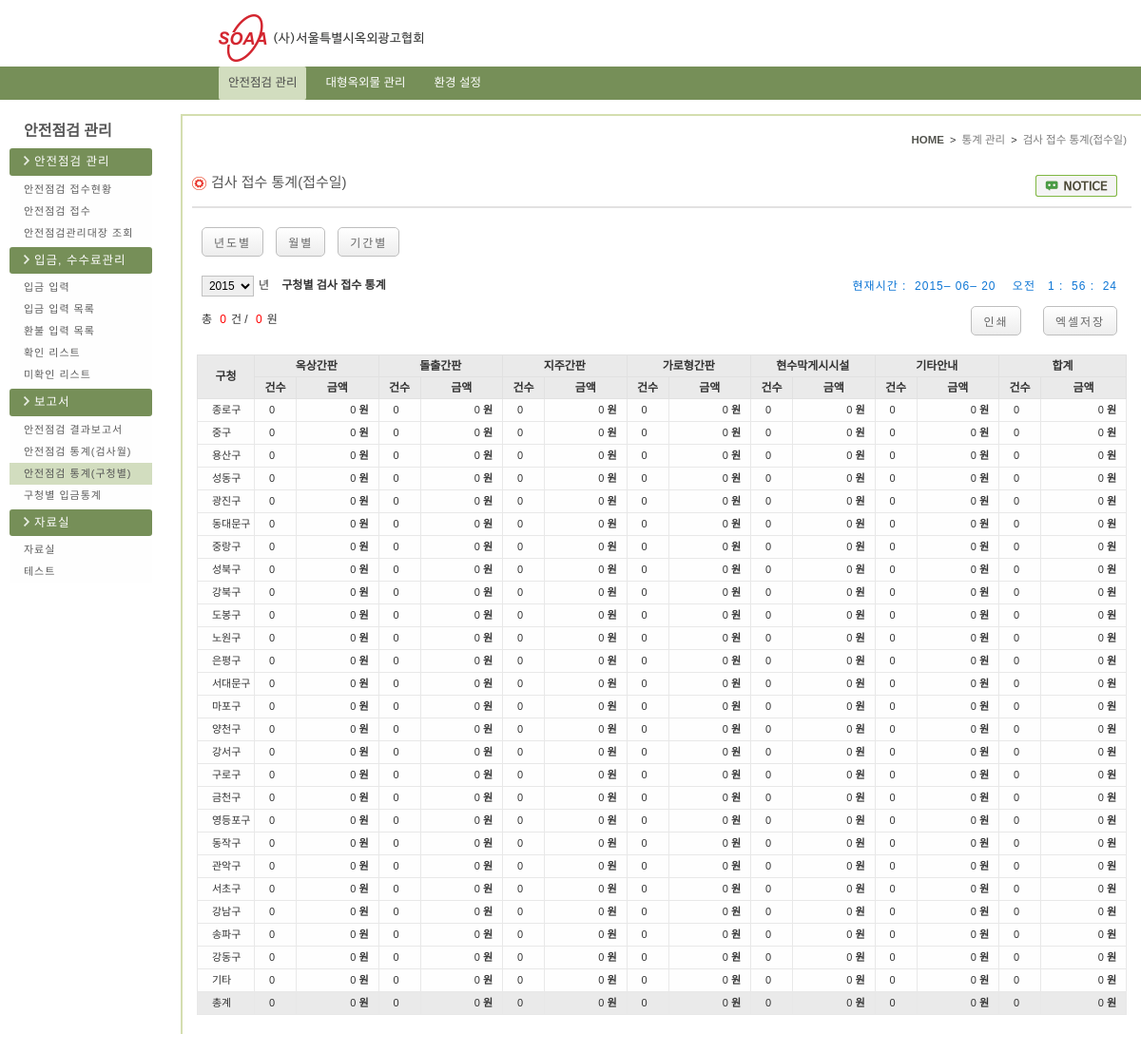
The page /safeChk_Mng/stat/soaa_local_graph_r.php (signed in) on the database its author committed.
### tables this page shows
CREATE TABLE `menu` (
  `idx` varchar(1) NOT NULL default '',
  `idx_sub` varchar(4) NOT NULL default '',
  `menu_nm` varchar(20) default NULL,
  `url` varchar(100) default NULL,
  `use_gubun` char(1) default NULL,
  `insert_date` datetime default NULL,
  `update_date` datetime default NULL,
  `insert_id` varchar(10) default NULL,
  PRIMARY KEY  (`idx`,`idx_sub`)
);

CREATE TABLE `common_selectbox` (
  `code` varchar(2) NOT NULL default '',
  `en_nm` varchar(15) NOT NULL default '',
  `ko_nm` varchar(15) default NULL,
  `title_nm` varchar(10) default NULL,
  `url` varchar(20) default NULL,
  `insert_date` varchar(10) default NULL,
  `update_date` varchar(10) default NULL,
  `order_idx` smallint(11) default NULL,
  PRIMARY KEY  (`code`,`en_nm`)
);

### config/function.php (called while the page is built, shortened)
<?
function fn_select($condition, $tbl, $where){
	$sql =  "SELECT " . $condition;
	$sql .= " FROM " . $tbl;
	if($where){
		$sql .= " WHERE " . $where;
	}
	$result = mysql_query($sql);
	return $result;
}
?>

### safeChk_Mng/stat/soaa_local_graph_r_gu_office_list.php (the view)
<?
	$result	=	fn_select("en_nm, ko_nm", "common_selectbox", "code='10' order by order_idx");
	while($rs = mysql_fetch_array($result)){
		$gu_office	=	$rs['en_nm'];
		$sql = "select
					ifnull(sum(case when outdoor_act_cate='oksang' then 1 else 0 end),0) oksang_cnt,
					ifnull(sum(if(outdoor_act_cate='oksang', chk_pay, 0)),0) oksang_sum,
					ifnull(sum(case when outdoor_act_cate='dolchul' then 1 else 0 end),0) dolchul_cnt,
					ifnull(sum(if(outdoor_act_cate='dolchul', chk_pay, 0)),0) dolchul_sum,
					ifnull(sum(case when outdoor_act_cate='jiju' then 1 else 0 end),0) jiju_cnt,
					ifnull(sum(if(outdoor_act_cate='jiju', chk_pay, 0)),0) jiju_sum,
					ifnull(sum(case when outdoor_act_cate='garo' then 1 else 0 end),0) garo_cnt,
					ifnull(sum(if(outdoor_act_cate='garo', chk_pay, 0)),0) garo_sum,
					ifnull(sum(case when outdoor_act_cate='hyunsugesi' then 1 else 0 end),0) hyunsugesi_cnt,
					ifnull(sum(if(outdoor_act_cate='hyunsugesi', chk_pay, 0)),0) hyunsugesi_sum,
					ifnull(sum(case when outdoor_act_cate not in('oksang','dolchul','jiju','garo','hyunsugesi') then 1 else 0 end),0) etc_cnt,
					ifnull(sum(if(outdoor_act_cate not in('oksang','dolchul','jiju','garo','hyunsugesi'), chk_pay, 0)),0) etc_sum,
					ifnull(sum(case when outdoor_act_cate <> '' then 1 else 0 end),0) gu_cnt,
					ifnull(sum(if(outdoor_act_cate <> '', chk_pay, 0)),0) gu_sum
				from soaa_reg_check
				where gu_office='$gu_office'" . $where;
		$resultt	=	mysql_query($sql);
		while($rss	=	mysql_fetch_array($resultt)){
?>
				<tr>
					<td class="guchung"><?=$rs['ko_nm']?></td>
					<td class="case"><?=$rss['oksang_cnt']?></td>
					<td class="sum"><?=number_format($rss['oksang_sum'])?><span class="bold">원</span></td>
					<td class="case"><?=$rss['dolchul_cnt']?></td>
					<td class="sum"><?=number_format($rss['dolchul_sum'])?><span class="bold">원</span></td>
					<td class="case"><?=$rss['jiju_cnt']?></td>
					<td class="sum"><?=number_format($rss['jiju_sum'])?><span class="bold">원</span></td>
					<td class="case"><?=$rss['garo_cnt']?></td>
					<td class="sum"><?=number_format($rss['garo_sum'])?><span class="bold">원</span></td>
					<td class="case"><?=$rss['hyunsugesi_cnt']?></td>
					<td class="sum"><?=number_format($rss['hyunsugesi_sum'])?><span class="bold">원</span></td>
					<td class="case"><?=$rss['etc_cnt']?></td>
					<td class="sum"><?=number_format($rss['etc_sum'])?><span class="bold">원</span></td>
					<td class="case"><?=$rss['gu_cnt']?></td>
					<td class="sum"><?=number_format($rss['gu_sum'])?><span class="bold">원</span></td>
				</tr>
<?
		}
	}
?>

### safeChk_Mng/left_menu.php (shortened to what this page needs)
<?  include_once $_SERVER["DOCUMENT_ROOT"] . "/config/function.php"; ?>
<?
	include $_SERVER["DOCUMENT_ROOT"] . "/head.php";
	$this_page = array_pop(explode("/", $_SERVER["REQUEST_URI"]));
	$this_page = explode(".", $this_page);
?>
        <section id="section">
        	<section class="lnb">
            	<h4 class="lnb_title">안전점검&nbsp;관리</h4>
            	<ul>
					<?
						$result = fn_select("idx_sub, menu_nm, url", "menu", "length(idx_sub) < 3  and idx_sub between '10' and '40'");
						$i=1;
						while($rs = mysql_fetch_array($result)){
					?>
						<li class="bg_catch"><img src="/img/arrow_right.png" alt="arrow_right"><?=$rs["menu_nm"]?></li>
						<?
							$result_sub = fn_select("idx_sub, menu_nm, url", "menu", "length(idx_sub) > 3 and idx_sub like '" .$i ."0%'");
							while($rs_sub = mysql_fetch_array($result_sub)){
								$click_page = array_pop(explode("/", $rs_sub["url"]));
								$click_page = explode(".", $click_page);
								if($click_page[0] == $this_page[0]){
						?>
		                    <li class="click"><a href="<?=$rs_sub["url"]?>"><?=$rs_sub["menu_nm"]?></a></li>
						<?		}else{	?>
		                    <li><a href="<?=$rs_sub["url"]?>"><?=$rs_sub["menu_nm"]?></a></li>
						<?
								}
							}
							$i++;
						?>
					<? } ?>
                </ul>
            </section>

### css/admin/common.css (style rules this page uses)
body { margin:0;padding:0;font-family:'nanumbarun_gothic',sans-serif, Arial;font-size:11px;color:#333 }
adress, article, aside,figure,footer, header, hgroup, menu, nav, section { display:block }
a { text-decoration:none;color:#333 }
ul, li { list-style:none }
html { overflow-x:auto;overflow-y:scroll;min-height:1000px; }
img { border:0;outline:none }
#section { overflow:hidden;margin:20px auto; }
.lnb { width:150px;overflow:hidden;float:left;margin-left:10px }
.lnb_title { margin:10px 0 10px 15px;font-family:'nanumbarun_gothic',sans-serif;color:#585858;font-size:16px }
.lnb ul { width:10% }
.lnb ul li a { width:135px;display:inline-block;padding:6px 0 6px 15px;font-family:'nanumbarun_gothic',sans-serif;letter-spacing:1px;background:#fefefe;color:#5d5d5d }
.lnb ul li.click a { background:#d2ddbf;color:#555 }
.bg_catch { width:135px;background:#768f58;color:#fefefe;margin:3px 0;padding:8px 0 8px 15px;font-family:'nanumbarun_gothic',sans-serif;font-size:12.5px;letter-spacing:1px;border:none;border-radius:3px;-moz-border-radius:3px;-webkit-border-radius:3px;-o-border-radius:3px }
.bg_catch img { margin-right:5px }

### css/admin/soaa_local_graph_r.css (style rules this page uses)
.receive_table td { background:#fefefe;border:1px solid #e8e8e8;padding-top:6px;padding-bottom:6px }
.guchung,.case { padding-left:15px }
.sum { text-align:right;padding-right:10px }
.bold { font-weight:bold;margin-left:3px }

### rows shown on the page
menu: menu_nm "안전점검 관리"
menu: menu_nm "안전점검 접수현황"
menu: menu_nm "안전점검 접수"
menu: menu_nm "안전점검관리대장 조회"
menu: menu_nm "입금, 수수료관리"
menu: menu_nm "입금 입력"
menu: menu_nm "입금 입력 목록"
menu: menu_nm "환불 입력 목록"
menu: menu_nm "확인 리스트"
menu: menu_nm "미확인 리스트"
menu: menu_nm "보고서"
menu: menu_nm "안전점검 결과보고서"
menu: menu_nm "안전점검 통계(검사월)"
menu: menu_nm "안전점검 통계(구청별)"
menu: menu_nm "구청별 입금통계"
menu: menu_nm "자료실"
menu: menu_nm "자료실"
menu: menu_nm "테스트"
common_selectbox: ko_nm "종로구", oksang_cnt "0", oksang_sum "0", dolchul_cnt "0", dolchul_sum "0", jiju_cnt "0", jiju_sum "0", garo_cnt "0", garo_sum "0", hyunsugesi_cnt "0", hyunsugesi_sum "0", etc_cnt "0", etc_sum "0", gu_cnt "0", gu_sum "0"
common_selectbox: ko_nm "중구", oksang_cnt "0", oksang_sum "0", dolchul_cnt "0", dolchul_sum "0", jiju_cnt "0", jiju_sum "0", garo_cnt "0", garo_sum "0", hyunsugesi_cnt "0", hyunsugesi_sum "0", etc_cnt "0", etc_sum "0", gu_cnt "0", gu_sum "0"
common_selectbox: ko_nm "용산구", oksang_cnt "0", oksang_sum "0", dolchul_cnt "0", dolchul_sum "0", jiju_cnt "0", jiju_sum "0", garo_cnt "0", garo_sum "0", hyunsugesi_cnt "0", hyunsugesi_sum "0", etc_cnt "0", etc_sum "0", gu_cnt "0", gu_sum "0"
common_selectbox: ko_nm "성동구", oksang_cnt "0", oksang_sum "0", dolchul_cnt "0", dolchul_sum "0", jiju_cnt "0", jiju_sum "0", garo_cnt "0", garo_sum "0", hyunsugesi_cnt "0", hyunsugesi_sum "0", etc_cnt "0", etc_sum "0", gu_cnt "0", gu_sum "0"
common_selectbox: ko_nm "광진구", oksang_cnt "0", oksang_sum "0", dolchul_cnt "0", dolchul_sum "0", jiju_cnt "0", jiju_sum "0", garo_cnt "0", garo_sum "0", hyunsugesi_cnt "0", hyunsugesi_sum "0", etc_cnt "0", etc_sum "0", gu_cnt "0", gu_sum "0"
common_selectbox: ko_nm "동대문구", oksang_cnt "0", oksang_sum "0", dolchul_cnt "0", dolchul_sum "0", jiju_cnt "0", jiju_sum "0", garo_cnt "0", garo_sum "0", hyunsugesi_cnt "0", hyunsugesi_sum "0", etc_cnt "0", etc_sum "0", gu_cnt "0", gu_sum "0"
common_selectbox: ko_nm "중랑구", oksang_cnt "0", oksang_sum "0", dolchul_cnt "0", dolchul_sum "0", jiju_cnt "0", jiju_sum "0", garo_cnt "0", garo_sum "0", hyunsugesi_cnt "0", hyunsugesi_sum "0", etc_cnt "0", etc_sum "0", gu_cnt "0", gu_sum "0"
common_selectbox: ko_nm "성북구", oksang_cnt "0", oksang_sum "0", dolchul_cnt "0", dolchul_sum "0", jiju_cnt "0", jiju_sum "0", garo_cnt "0", garo_sum "0", hyunsugesi_cnt "0", hyunsugesi_sum "0", etc_cnt "0", etc_sum "0", gu_cnt "0", gu_sum "0"
common_selectbox: ko_nm "강북구", oksang_cnt "0", oksang_sum "0", dolchul_cnt "0", dolchul_sum "0", jiju_cnt "0", jiju_sum "0", garo_cnt "0", garo_sum "0", hyunsugesi_cnt "0", hyunsugesi_sum "0", etc_cnt "0", etc_sum "0", gu_cnt "0", gu_sum "0"
common_selectbox: ko_nm "도봉구", oksang_cnt "0", oksang_sum "0", dolchul_cnt "0", dolchul_sum "0", jiju_cnt "0", jiju_sum "0", garo_cnt "0", garo_sum "0", hyunsugesi_cnt "0", hyunsugesi_sum "0", etc_cnt "0", etc_sum "0", gu_cnt "0", gu_sum "0"
common_selectbox: ko_nm "노원구", oksang_cnt "0", oksang_sum "0", dolchul_cnt "0", dolchul_sum "0", jiju_cnt "0", jiju_sum "0", garo_cnt "0", garo_sum "0", hyunsugesi_cnt "0", hyunsugesi_sum "0", etc_cnt "0", etc_sum "0", gu_cnt "0", gu_sum "0"
common_selectbox: ko_nm "은평구", oksang_cnt "0", oksang_sum "0", dolchul_cnt "0", dolchul_sum "0", jiju_cnt "0", jiju_sum "0", garo_cnt "0", garo_sum "0", hyunsugesi_cnt "0", hyunsugesi_sum "0", etc_cnt "0", etc_sum "0", gu_cnt "0", gu_sum "0"
common_selectbox: ko_nm "서대문구", oksang_cnt "0", oksang_sum "0", dolchul_cnt "0", dolchul_sum "0", jiju_cnt "0", jiju_sum "0", garo_cnt "0", garo_sum "0", hyunsugesi_cnt "0", hyunsugesi_sum "0", etc_cnt "0", etc_sum "0", gu_cnt "0", gu_sum "0"
common_selectbox: ko_nm "마포구", oksang_cnt "0", oksang_sum "0", dolchul_cnt "0", dolchul_sum "0", jiju_cnt "0", jiju_sum "0", garo_cnt "0", garo_sum "0", hyunsugesi_cnt "0", hyunsugesi_sum "0", etc_cnt "0", etc_sum "0", gu_cnt "0", gu_sum "0"
common_selectbox: ko_nm "양천구", oksang_cnt "0", oksang_sum "0", dolchul_cnt "0", dolchul_sum "0", jiju_cnt "0", jiju_sum "0", garo_cnt "0", garo_sum "0", hyunsugesi_cnt "0", hyunsugesi_sum "0", etc_cnt "0", etc_sum "0", gu_cnt "0", gu_sum "0"
common_selectbox: ko_nm "강서구", oksang_cnt "0", oksang_sum "0", dolchul_cnt "0", dolchul_sum "0", jiju_cnt "0", jiju_sum "0", garo_cnt "0", garo_sum "0", hyunsugesi_cnt "0", hyunsugesi_sum "0", etc_cnt "0", etc_sum "0", gu_cnt "0", gu_sum "0"
common_selectbox: ko_nm "구로구", oksang_cnt "0", oksang_sum "0", dolchul_cnt "0", dolchul_sum "0", jiju_cnt "0", jiju_sum "0", garo_cnt "0", garo_sum "0", hyunsugesi_cnt "0", hyunsugesi_sum "0", etc_cnt "0", etc_sum "0", gu_cnt "0", gu_sum "0"
common_selectbox: ko_nm "금천구", oksang_cnt "0", oksang_sum "0", dolchul_cnt "0", dolchul_sum "0", jiju_cnt "0", jiju_sum "0", garo_cnt "0", garo_sum "0", hyunsugesi_cnt "0", hyunsugesi_sum "0", etc_cnt "0", etc_sum "0", gu_cnt "0", gu_sum "0"
common_selectbox: ko_nm "영등포구", oksang_cnt "0", oksang_sum "0", dolchul_cnt "0", dolchul_sum "0", jiju_cnt "0", jiju_sum "0", garo_cnt "0", garo_sum "0", hyunsugesi_cnt "0", hyunsugesi_sum "0", etc_cnt "0", etc_sum "0", gu_cnt "0", gu_sum "0"
common_selectbox: ko_nm "동작구", oksang_cnt "0", oksang_sum "0", dolchul_cnt "0", dolchul_sum "0", jiju_cnt "0", jiju_sum "0", garo_cnt "0", garo_sum "0", hyunsugesi_cnt "0", hyunsugesi_sum "0", etc_cnt "0", etc_sum "0", gu_cnt "0", gu_sum "0"
common_selectbox: ko_nm "관악구", oksang_cnt "0", oksang_sum "0", dolchul_cnt "0", dolchul_sum "0", jiju_cnt "0", jiju_sum "0", garo_cnt "0", garo_sum "0", hyunsugesi_cnt "0", hyunsugesi_sum "0", etc_cnt "0", etc_sum "0", gu_cnt "0", gu_sum "0"
common_selectbox: ko_nm "서초구", oksang_cnt "0", oksang_sum "0", dolchul_cnt "0", dolchul_sum "0", jiju_cnt "0", jiju_sum "0", garo_cnt "0", garo_sum "0", hyunsugesi_cnt "0", hyunsugesi_sum "0", etc_cnt "0", etc_sum "0", gu_cnt "0", gu_sum "0"
common_selectbox: ko_nm "강남구", oksang_cnt "0", oksang_sum "0", dolchul_cnt "0", dolchul_sum "0", jiju_cnt "0", jiju_sum "0", garo_cnt "0", garo_sum "0", hyunsugesi_cnt "0", hyunsugesi_sum "0", etc_cnt "0", etc_sum "0", gu_cnt "0", gu_sum "0"
common_selectbox: ko_nm "송파구", oksang_cnt "0", oksang_sum "0", dolchul_cnt "0", dolchul_sum "0", jiju_cnt "0", jiju_sum "0", garo_cnt "0", garo_sum "0", hyunsugesi_cnt "0", hyunsugesi_sum "0", etc_cnt "0", etc_sum "0", gu_cnt "0", gu_sum "0"
common_selectbox: ko_nm "강동구", oksang_cnt "0", oksang_sum "0", dolchul_cnt "0", dolchul_sum "0", jiju_cnt "0", jiju_sum "0", garo_cnt "0", garo_sum "0", hyunsugesi_cnt "0", hyunsugesi_sum "0", etc_cnt "0", etc_sum "0", gu_cnt "0", gu_sum "0"
common_selectbox: ko_nm "기타", oksang_cnt "0", oksang_sum "0", dolchul_cnt "0", dolchul_sum "0", jiju_cnt "0", jiju_sum "0", garo_cnt "0", garo_sum "0", hyunsugesi_cnt "0", hyunsugesi_sum "0", etc_cnt "0", etc_sum "0", gu_cnt "0", gu_sum "0"

### other values the page prints
$rs['all_tot'] "0"
$rs['all_sum'] "0"
$rs['oksang_tot'] "0"
$rs['oksang_sum'] "0"
$rs['dolchul_tot'] "0"
$rs['dolchul_sum'] "0"
$rs['jiju_tot'] "0"
$rs['jiju_sum'] "0"
$rs['garo_tot'] "0"
$rs['garo_sum'] "0"
$rs['hyunsugesi_tot'] "0"
$rs['hyunsugesi_sum'] "0"
$rs['etc_cnt'] "0"
$rs['etc_sum'] "0"
form field select_y "2015"
